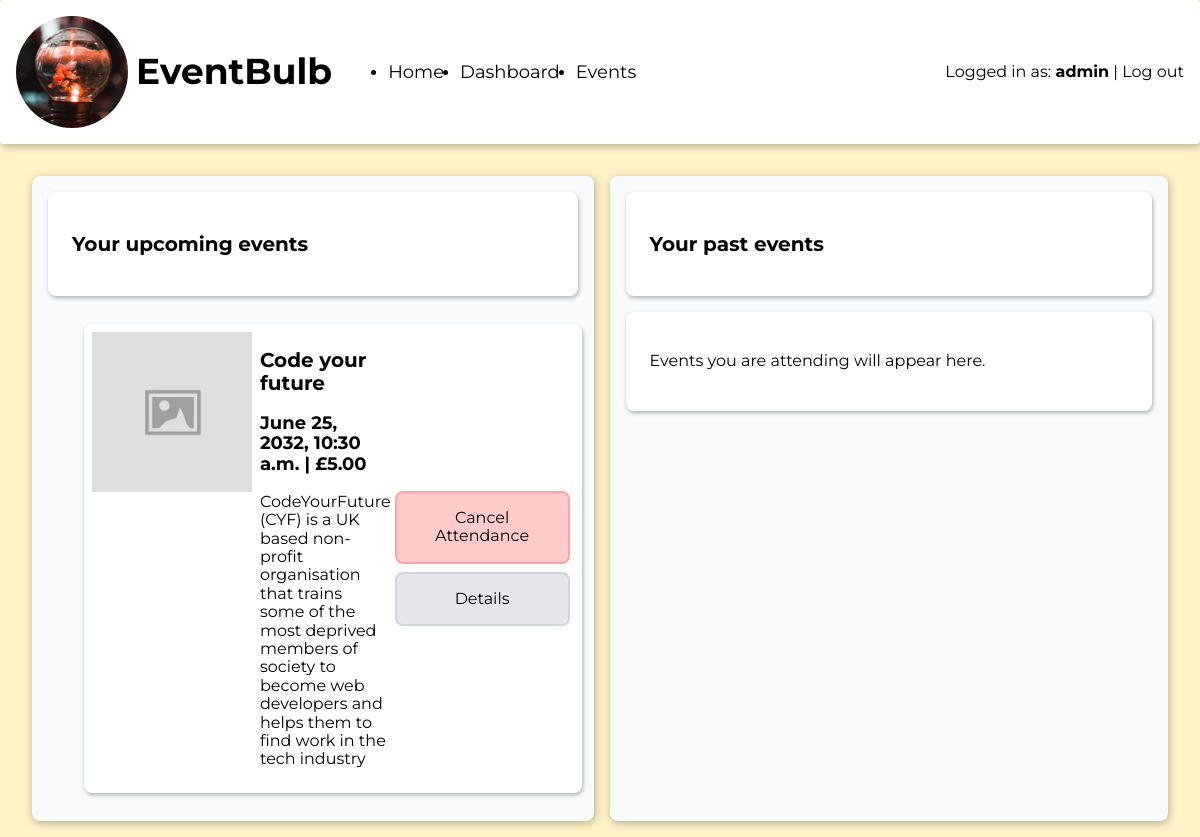
/events/dashboard/ (signed in), run on the app's committed database.
### events/models.py (models this page shows, shortened)
class Event(models.Model):
    title = models.CharField(max_length=255)
    description = models.TextField()
    datetime = models.DateTimeField(auto_now=False, auto_now_add=False)
    cost = models.DecimalField(max_digits=6, decimal_places=2)

### events/views.py (the view)
# urls.py: path('dashboard/', views.dashboard, name="events_dashboard"),
@login_required
def dashboard(request):
    today = datetime.today()
    profile = check_if_user_profile(request)
    attending = profile.attending.all().filter(
        datetime__gte=today).order_by("datetime")
    attended = profile.attending.all().filter(
        datetime__lt=today).order_by("datetime")
    return render(request, 'events/dashboard.html', {"attending": attending, "attended": attended})

### events/templatetags/event_filters.py (called while the page is built)
@register.filter
def is_attending(user, event):
    return user.profile.attending.filter(id=event.id).exists()

### events/views.py (called while the page is built)
def check_if_user_profile(request):
    if request.user.is_authenticated:
        [profile, created] = UserProfile.objects.get_or_create(
            user=request.user)
        return profile

### templates/events/dashboard.html
{% extends 'base.html' %}
{% block content %}
  <main class="cols-2">
    <section id="upcoming-list" class="card-background">
      <section class="card">
        <h2>Your upcoming events</h2>
      </section>
      {% include 'partials/_events_list.html' with events=attending %}
    </section>
    <section id="past-list" class="card-background">
      <section class="card">
        <h2>Your past events</h2>
      </section>
      {% if attended|length > 0 %}
        {% include 'partials/_past_events_list.html' with events=attended %}
      {% else %}
      <section class="card">
        <p class="centered">Events you are attending will appear here.</p>
      </section>
      {% endif %}
    </section>
  </main>
{% endblock %}

### templates/base.html (shortened to what this page needs)
{% load static %}
<!DOCTYPE html>
<html lang="en">
<head>
  <link href="https://cdnjs.cloudflare.com/ajax/libs/normalize/8.0.1/normalize.min.css" rel="stylesheet">
  <link href="https://cdnjs.cloudflare.com/ajax/libs/meyer-reset/2.0/reset.min.css" rel="stylesheet">
  <link rel="stylesheet" href="{% static 'css/style.css' %}">
</head>
<body>
  <header class="navbar">
    <section>
      <img class="logo" src="{% static 'images/logo.jpg' %}" alt="EventBulb Logo">
      <h1 class="site-heading">EventBulb</h1>
      <nav>
        <ul>
          <li>
            <a href="{% url 'information_home' %}">Home</a>
          </li>
          {% if user.is_authenticated %}
          <li >
            <a href="{% url 'events_dashboard' %}">Dashboard</a>
          </li>
          {% endif %}
          <li>
            <a href="{% url 'events_list' %}">Events</a>
          </li>
        </ul>
      </nav>
    </section>
    <nav class="auth-nav">
      {% if user.is_authenticated %}
      <span>Logged in as: <span class="logged-in-username">{{ user.username }}</span></span>
      <span> | </span>
      <a href="{% url 'accounts_logout' %}">Log out</a>
      {% else %}
      <a href="{% url 'accounts_login' %}">Log in</a>
      <span> | </span>
      <a href="{% url 'accounts_register' %}">Register</a>
      {% endif %}
    </nav>
  </header>
  {% block content %}{% endblock content %}
</body>
</html>

### templates/partials/_events_list.html (shortened to what this page needs)
{% load event_filters %}
{% load static %}
<ul class="events-list">
  {% for event in events %}
    <li class="card event">
      <img class="event-image" src="{% static 'images/image_placeholder.jpg' %}" alt="">
      <div class="event-info">
        <h2>{{ event.title }}</h2>
        <h3>{{ event.datetime }} | £{{ event.cost }}</h3>
        <p>{{ event.description }}</p>
      </div>
      <div class="event-controls">
        {% if user.is_authenticated %}
          {% if user|is_attending:event %}
            <form action="{% url 'events_remove_attending' event.id %}" method="post">
              <button type="submit" class="button red">Cancel Attendance</button>
            </form>
          {% else %}
            <form action="{% url 'events_add_attending' event.id %}" method="post">
              {% csrf_token %}
              <input type="hidden" name="redirect_url" value="{{ request.get_full_path }}">
              <button type="submit" class="button yellow">I'm attending</button>
            </form>
          {% endif %}
        {% endif %}
        <a href="{% url 'events_details' event.id %}" class="button gray">Details</a>
      </div>
    </li>
  {% endfor %}
</ul>

### static/css/style.css (style rules this page uses)
:root { --shadow: 1px 2px 8px rgba(0,0,0,0.3); --shadow-small: 1px 2px 4px rgba(0,0,0,0.3); --yellow : #FEF3C7; --yellow-accent: #FDE68A; --gray: #E5E7EB; --gray-accent: #D1D5DB; --gray-light: #F9FAFB; --red: #FECACA; --red-accent: #FCA5A5; }
body { background-color: var(--yellow); display: flex; flex-direction: column; height: 100vh; font-family: 'Montserrat', Helvetica, Arial, sans-serif; }
a { color: inherit; text-decoration: inherit; }
h2 { font-size: 1.25rem; }
h3 { font-size: 1.125rem; }
.navbar { display: grid; grid-template-columns: 1fr 1fr; align-items: center; background-color: white; border-radius: 0.25rem; padding: 1rem; box-shadow: var(--shadow) }
.navbar > section { display: flex; align-items: center; }
.navbar .logo { margin-right: 0.5rem; height: 7rem; width: 7rem; object-fit: cover; border-radius: 100%; }
.site-heading { font-size: 1.5rem; }
.navbar .site-heading { font-size: 2.25rem; margin-right: 1rem; }
.navbar > .auth-nav { justify-self: flex-end; }
.navbar nav > ul { display: flex; align-items: center; }
.navbar nav > ul > li { margin-right: 1rem; }
.navbar nav > ul > li > a, .navbar nav > ul > li > span { font-size: 1.125rem; }
.logged-in-username { font-weight: bold; }
main { margin: 1rem; padding: 1rem; display: grid; gap: 1rem; flex-grow: 1; flex-shrink: 1; }
.card-background { background-color: var(--gray-light); padding: 0.5rem; box-shadow: var(--shadow); border-radius: 0.5rem; display: flex; flex-direction: column; }
.card { margin: 0.5rem; padding: 1.5rem; background-color: white; border-radius: 0.5rem; box-shadow: var(--shadow-small) }
.button { padding: 1rem; border-radius: 0.5rem; min-width: 175px; margin: 0.25rem; box-sizing: border-box; transition: background-color 150ms; text-align: center; cursor: pointer; }
.button.gray { background-color: var(--gray); border: 2px solid var(--gray-accent); }
.button.red { background-color: var(--red); border: 2px solid var(--red-accent); }
.cols-2 { grid-template-columns: 1fr 1fr; }
.card.event { margin: 0.25rem; padding: 0.5rem; background-color: white; border-radius: 0.5rem; box-shadow: var(--shadow-small); display: flex; align-items: start; }
.event-image { background-color: var(--gray); object-fit: cover; width: 10rem; height: 10rem; margin-right: 0.5rem; }
.event > .event-info { flex-grow: 1; }
.event > .event-controls { flex-shrink: 1; align-self: center; justify-self: center; display: flex; flex-direction: column; }

### data on the page
Event: title "Code your future", datetime "June 25, 2032, 10:30 a.m.", cost "5.00", description "CodeYourFuture (CYF) is a UK based non-profit organisation that trains some of the most deprived members of society to become web developers and helps them to find work in the tech industry"

### other printed values
{{ user.username }} "admin"
